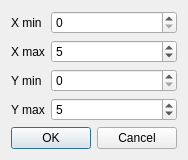
<?xml version="1.0" encoding="UTF-8"?>
<ui version="4.0">
 <class>RandomInitializationDialog</class>
 <widget class="QDialog" name="RandomInitializationDialog">
  <property name="geometry">
   <rect>
    <x>0</x>
    <y>0</y>
    <width>174</width>
    <height>145</height>
   </rect>
  </property>
  <property name="windowTitle">
   <string>Dialog</string>
  </property>
  <layout class="QFormLayout" name="formLayout">
   <item row="0" column="0">
    <widget class="QLabel" name="label">
     <property name="text">
      <string>X min</string>
     </property>
    </widget>
   </item>
   <item row="0" column="1">
    <widget class="QSpinBox" name="xmin"/>
   </item>
   <item row="1" column="0">
    <widget class="QLabel" name="label_2">
     <property name="text">
      <string>X max</string>
     </property>
    </widget>
   </item>
   <item row="1" column="1">
    <widget class="QSpinBox" name="xmax">
     <property name="value">
      <number>5</number>
     </property>
    </widget>
   </item>
   <item row="2" column="0">
    <widget class="QLabel" name="label_3">
     <property name="text">
      <string>Y min</string>
     </property>
    </widget>
   </item>
   <item row="2" column="1">
    <widget class="QSpinBox" name="ymin"/>
   </item>
   <item row="3" column="0">
    <widget class="QLabel" name="label_4">
     <property name="text">
      <string>Y max</string>
     </property>
    </widget>
   </item>
   <item row="3" column="1">
    <widget class="QSpinBox" name="ymax">
     <property name="value">
      <number>5</number>
     </property>
    </widget>
   </item>
   <item row="4" column="0" colspan="2">
    <widget class="QDialogButtonBox" name="buttonBox">
     <property name="orientation">
      <enum>Qt::Horizontal</enum>
     </property>
     <property name="standardButtons">
      <set>QDialogButtonBox::Cancel|QDialogButtonBox::Ok</set>
     </property>
    </widget>
   </item>
  </layout>
 </widget>
 <resources/>
 <connections>
  <connection>
   <sender>buttonBox</sender>
   <signal>accepted()</signal>
   <receiver>RandomInitializationDialog</receiver>
   <slot>accept()</slot>
   <hints>
    <hint type="sourcelabel">
     <x>248</x>
     <y>254</y>
    </hint>
    <hint type="destinationlabel">
     <x>157</x>
     <y>274</y>
    </hint>
   </hints>
  </connection>
  <connection>
   <sender>buttonBox</sender>
   <signal>rejected()</signal>
   <receiver>RandomInitializationDialog</receiver>
   <slot>reject()</slot>
   <hints>
    <hint type="sourcelabel">
     <x>316</x>
     <y>260</y>
    </hint>
    <hint type="destinationlabel">
     <x>286</x>
     <y>274</y>
    </hint>
   </hints>
  </connection>
 </connections>
</ui>
